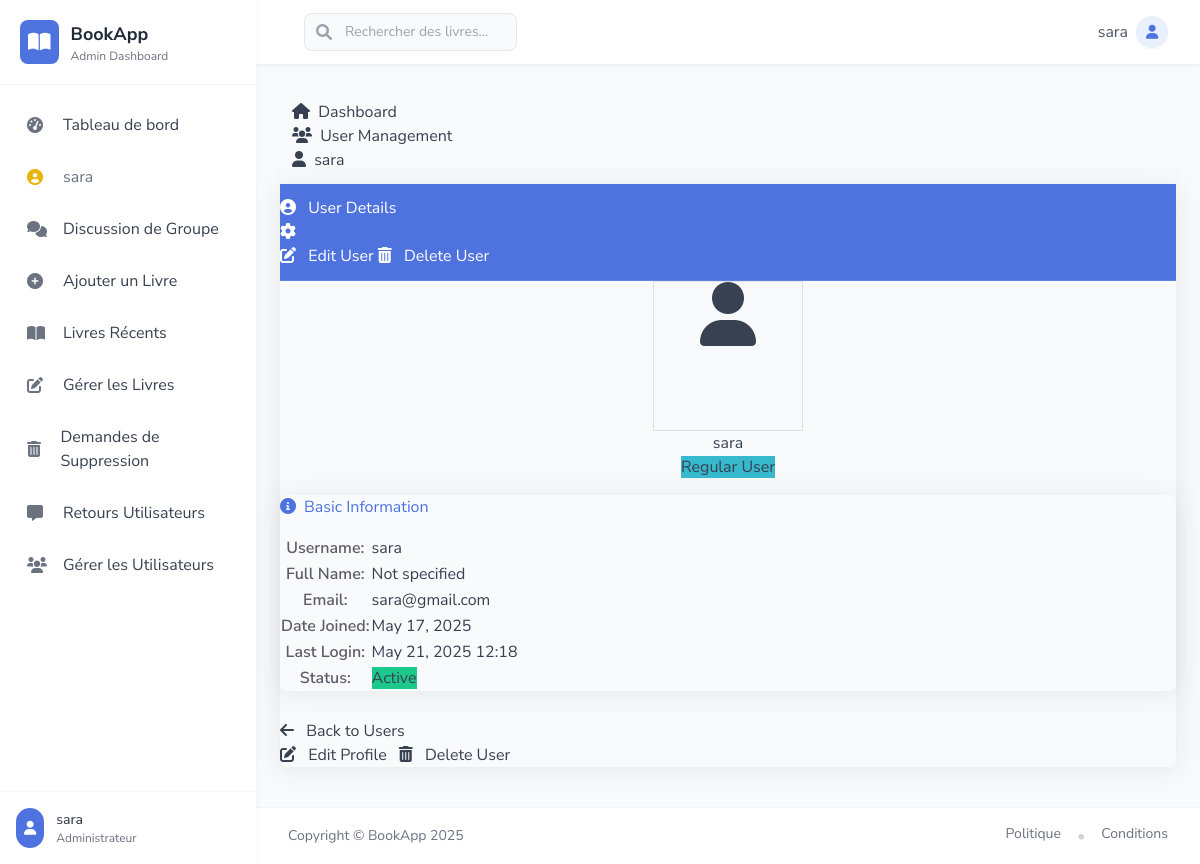
The page /alvuser/20 on the database its author committed.
### bookstore/models.py (models this page shows)
class User(AbstractUser):
    is_admin = models.BooleanField(default=False)
    is_publisher = models.BooleanField(default=False)
    is_librarian = models.BooleanField(default=False)
    class Meta:
        swappable = 'AUTH_USER_MODEL'

### bookstore/views.py (the view)
# urls.py: path('alvuser/<int:pk>', views.ALViewUser.as_view(), name='alvuser'),
class ALViewUser(DetailView):
    model = User
    template_name='dashboard/user_detail.html'

### bookstore/templates/dashboard/user_detail.html (shortened to what this page needs)
{% extends 'dashboard/base.html' %}
{% load static %}
{% block body %}
<div class="container-fluid">
    <div class="row justify-content-center">
        <div class="col-lg-8">
            <nav aria-label="breadcrumb">
                <ol class="breadcrumb bg-light p-3 rounded shadow-sm">
                    <li class="breadcrumb-item"><a href="{% url 'dashboard' %}"><i class="fas fa-home mr-1"></i> Dashboard</a></li>
                    <li class="breadcrumb-item"><a href="{% url 'aluser' %}"><i class="fas fa-users mr-1"></i> User Management</a></li>
                    <li class="breadcrumb-item active"><i class="fas fa-user mr-1"></i> {{ object.username }}</li>
                </ol>
            </nav>
            <div class="card shadow mb-4">
                <div class="card-header py-3 d-flex justify-content-between align-items-center bg-primary text-white">
                    <h5 class="m-0 font-weight-bold">
                        <i class="fas fa-user-circle mr-2"></i>
                        User Details
                    </h5>
                    <div class="dropdown">
                        <button class="btn btn-light btn-sm dropdown-toggle" type="button" id="dropdownMenuButton" data-toggle="dropdown" aria-haspopup="true" aria-expanded="false">
                            <i class="fas fa-cog"></i>
                        </button>
                        <div class="dropdown-menu dropdown-menu-right" aria-labelledby="dropdownMenuButton">
                            <a class="dropdown-item" href="{% url 'aeuser' object.pk %}"><i class="fas fa-edit mr-2"></i> Edit User</a>
                            <a class="dropdown-item" href="{% url 'aduser' object.pk %}"><i class="fas fa-trash-alt mr-2"></i> Delete User</a>
                        </div>
                    </div>
                </div>
                <div class="card-body">
                    <div class="row">
                        <div class="col-md-4 text-center mb-4">
                            <div class="avatar-container mb-3">
                                {% if object.profile_picture %}
                                <img src="{{ object.profile_picture.url }}" class="img-thumbnail rounded-circle" alt="Profile Picture" style="width: 150px; height: 150px; object-fit: cover;">
                                {% else %}
                                <div class="avatar-placeholder rounded-circle d-flex align-items-center justify-content-center" style="width: 150px; height: 150px; background-color: #f8f9fa; margin: 0 auto;">
                                    <i class="fas fa-user fa-4x text-muted"></i>
                                </div>
                                {% endif %}
                            </div>
                            <h5 class="font-weight-bold">{{ object.username }}</h5>
                            <span class="badge
                                {% if object.is_superuser %}badge-danger
                                {% elif object.is_staff %}badge-warning
                                {% else %}badge-info{% endif %}">
                                {% if object.is_superuser %}Administrator
                                {% elif object.is_staff %}Staff
                                {% else %}Regular User{% endif %}
                            </span>
                        </div>
                        <div class="col-md-8">
                            <div class="card shadow-sm">
                                <div class="card-body">
                                    <h6 class="font-weight-bold text-primary mb-4"><i class="fas fa-info-circle mr-2"></i>Basic Information</h6>
                                    <div class="table-responsive">
                                        <table class="table table-borderless">
                                            <tbody>
                                                <tr>
                                                    <th scope="row" class="w-25">Username:</th>
                                                    <td>{{ object.username }}</td>
                                                </tr>
                                                <tr>
                                                    <th scope="row">Full Name:</th>
                                                    <td>{{ object.get_full_name|default:"Not specified" }}</td>
                                                </tr>
                                                <tr>
                                                    <th scope="row">Email:</th>
                                                    <td>{{ object.email|default:"Not specified" }}</td>
                                                </tr>
                                                <tr>
                                                    <th scope="row">Date Joined:</th>
                                                    <td>{{ object.date_joined|date:"F j, Y" }}</td>
                                                </tr>
                                                <tr>
                                                    <th scope="row">Last Login:</th>
                                                    <td>{{ object.last_login|date:"F j, Y H:i"|default:"Never" }}</td>
                                                </tr>
                                                <tr>
                                                    <th scope="row">Status:</th>
                                                    <td>
                                                        {% if object.is_active %}
                                                        <span class="badge badge-success">Active</span>
                                                        {% else %}
                                                        <span class="badge badge-secondary">Inactive</span>
                                                        {% endif %}
                                                    </td>
                                                </tr>
                                            </tbody>
                                        </table>
                                    </div>
                                </div>
                            </div>
                        </div>
                    </div>
                    <div class="d-flex justify-content-between mt-4 pt-3 border-top">
                        <a href="{% url 'aluser' %}" class="btn btn-secondary">
                            <i class="fas fa-arrow-left mr-2"></i> Back to Users
                        </a>
                        <div>
                            <a href="{% url 'aeuser' object.pk %}" class="btn btn-warning mr-2">
                                <i class="fas fa-edit mr-2"></i> Edit Profile
                            </a>
                            <a href="{% url 'aduser' object.pk %}" class="btn btn-danger">
                                <i class="fas fa-trash-alt mr-2"></i> Delete User
                            </a>
                        </div>
                    </div>
                </div>
            </div>
        </div>
    </div>
</div>
{% endblock %}

### bookstore/templates/dashboard/base.html (shortened to what this page needs)
{% load static %}
<!DOCTYPE html>
<html lang="fr">
<head>
    <script src="https://cdn.tailwindcss.com"></script>
    <link rel="stylesheet" href="https://cdnjs.cloudflare.com/ajax/libs/font-awesome/6.0.0/css/all.min.css" />
</head>
<body class="bg-gray-50 font-sans text-gray-700">
    <div class="min-h-screen flex">
        <aside class="w-64 bg-white shadow-sidebar fixed h-full transition-all duration-300 transform z-20" id="sidebar">
            <div class="p-5 border-b border-gray-100">
                <a href="{% url 'dashboard' %}" class="flex items-center space-x-3">
                    <div class="bg-primary p-2 rounded-lg">
                        <i class="fas fa-book-open text-xl text-white"></i>
                    </div>
                    <div>
                        <h5 class="text-lg font-bold text-gray-800">BookApp</h5>
                        <p class="text-xs text-gray-500">Admin Dashboard</p>
                    </div>
                </a>
            </div>
            <nav class="mt-4 px-3">
                <a href="{% url 'dashboard' %}" class="sidebar-item flex items-center px-3 py-3 rounded-lg mb-1 hover:text-primary">
                    <i class="fas fa-tachometer-alt w-6 text-gray-500"></i>
                    <span class="ml-3">Tableau de bord</span>
                </a>
                <div class="sidebar-item flex items-center px-3 py-3 rounded-lg mb-1 text-gray-500">
                    <i class="fas fa-user-circle w-6 text-yellow-500"></i>
                    <span class="ml-3">{{ user.username }}</span>
                </div>
                <a href="{% url 'alchat' %}" class="sidebar-item flex items-center px-3 py-3 rounded-lg mb-1 hover:text-primary">
                    <i class="fas fa-comments w-6 text-gray-500"></i>
                    <span class="ml-3">Discussion de Groupe</span>
                </a>
                <a href="{% url 'aabook_form' %}" class="sidebar-item flex items-center px-3 py-3 rounded-lg mb-1 hover:text-primary">
                    <i class="fas fa-plus-circle w-6 text-gray-500"></i>
                    <span class="ml-3">Ajouter un Livre</span>
                </a>
                <a href="{% url 'albook' %}" class="sidebar-item flex items-center px-3 py-3 rounded-lg mb-1 hover:text-primary">
                    <i class="fas fa-book-open w-6 text-gray-500"></i>
                    <span class="ml-3">Livres Récents</span>
                </a>
                <a href="{% url 'ambook' %}" class="sidebar-item flex items-center px-3 py-3 rounded-lg mb-1 hover:text-primary">
                    <i class="fas fa-edit w-6 text-gray-500"></i>
                    <span class="ml-3">Gérer les Livres</span>
                </a>
                <a href="{% url 'adrequest' %}" class="sidebar-item flex items-center px-3 py-3 rounded-lg mb-1 hover:text-primary">
                    <i class="fas fa-trash-alt w-6 text-gray-500"></i>
                    <span class="ml-3">Demandes de Suppression</span>
                </a>
                <a href="{% url 'afeedback' %}" class="sidebar-item flex items-center px-3 py-3 rounded-lg mb-1 hover:text-primary">
                    <i class="fas fa-comment-alt w-6 text-gray-500"></i>
                    <span class="ml-3">Retours Utilisateurs</span>
                </a>
                <a href="{% url 'aluser' %}" class="sidebar-item flex items-center px-3 py-3 rounded-lg mb-1 hover:text-primary">
                    <i class="fas fa-users w-6 text-gray-500"></i>
                    <span class="ml-3">Gérer les Utilisateurs</span>
                </a>
            </nav>
            <div class="absolute bottom-0 w-full p-4 border-t border-gray-100 bg-white">
                <div class="flex items-center space-x-3">
                    <div class="bg-primary p-2 rounded-full">
                        <i class="fas fa-user text-white text-sm"></i>
                    </div>
                    <div>
                        <div class="text-sm font-medium text-gray-700">{{ user.username }}</div>
                        <div class="text-xs text-gray-500">Administrateur</div>
                    </div>
                </div>
            </div>
        </aside>
        <div class="flex-1 ml-64">
            <nav class="bg-white shadow-navbar">
                <div class="max-w-7xl mx-auto px-4 sm:px-6 lg:px-8">
                    <div class="flex justify-between h-16 items-center">
                        <div class="flex items-center">
                            <form class="ml-4 flex-1" action="{% url 'asearch' %}">
                                <div class="w-full max-w-lg lg:max-w-xs">
                                    <div class="relative">
                                        <div class="absolute inset-y-0 left-0 pl-3 flex items-center pointer-events-none">
                                        </div>
                                        <input id="search" name="query"
                                            class="input-focus block w-full pl-10 pr-3 py-2 border border-gray-200 rounded-lg bg-gray-50 placeholder-gray-400 focus:outline-none focus:ring-1 focus:ring-primary focus:border-transparent sm:text-sm"
                                            placeholder="Rechercher des livres..."
                                            type="search" />
                                    </div>
                                </div>
                            </form>
                        </div>
                        <div class="flex items-center">
                            <div class="ml-3 relative">
                                <div class="flex items-center">
                                    <span class="text-gray-600 mr-2 hidden md:block">{{ user.username }}</span>
                                    <button type="button" class="relative flex text-sm focus:outline-none" id="user-menu-button">
                                        <div class="h-8 w-8 rounded-full bg-primary-light flex items-center justify-center text-primary shadow-sm">
                                            <i class="fas fa-user text-sm"></i>
                                        </div>
                                    </button>
                                </div>
                            </div>
                        </div>
                    </div>
                </div>
            </nav>
            <main class="flex-1 p-6">
                {% block body %}{% endblock %}
            </main>
            <footer class="bg-white border-t border-gray-100">
                <div class="max-w-7xl mx-auto py-4 px-4 sm:px-6 lg:px-8">
                    <div class="flex flex-col md:flex-row justify-between items-center">
                        <div class="text-sm text-gray-500 mb-2 md:mb-0">
                            Copyright &copy; BookApp {% now "Y" %}
                        </div>
                        <div class="flex space-x-4">
                            <a href="#" class="text-sm text-gray-500 hover:text-primary">Politique</a>
                            <span class="text-gray-300">•</span>
                            <a href="#" class="text-sm text-gray-500 hover:text-primary">Conditions</a>
                        </div>
                    </div>
                </div>
            </footer>
        </div>
    </div>
</body>
</html>

### bookstore/templates/dashboard/base.html (style rules this page uses)
.sidebar-item { transition: all 0.2s ease; border-left: 3px solid transparent; }

### bookstore/templates/dashboard/user_detail.html (style rules this page uses)
.card { border: none; border-radius: 0.5rem; box-shadow: 0 0.15rem 1.75rem 0 rgba(58, 59, 69, 0.1); }
.card-header { border-bottom: 1px solid rgba(255,255,255,0.1); }
.avatar-container { position: relative; margin: 0 auto; width: fit-content; }
.avatar-placeholder { border: 1px solid #dee2e6; }
.badge-info { background-color: #36b9cc; }
.badge-success { background-color: #1cc88a; }
.table th { font-weight: 600; color: #5a5c69; }
.btn { transition: all 0.2s; }

### rows shown on the page
User: username "sara", get_full_name "Not specified", email "sara@gmail.com", date_joined "May 17, 2025", last_login "May 21, 2025 12:18"
